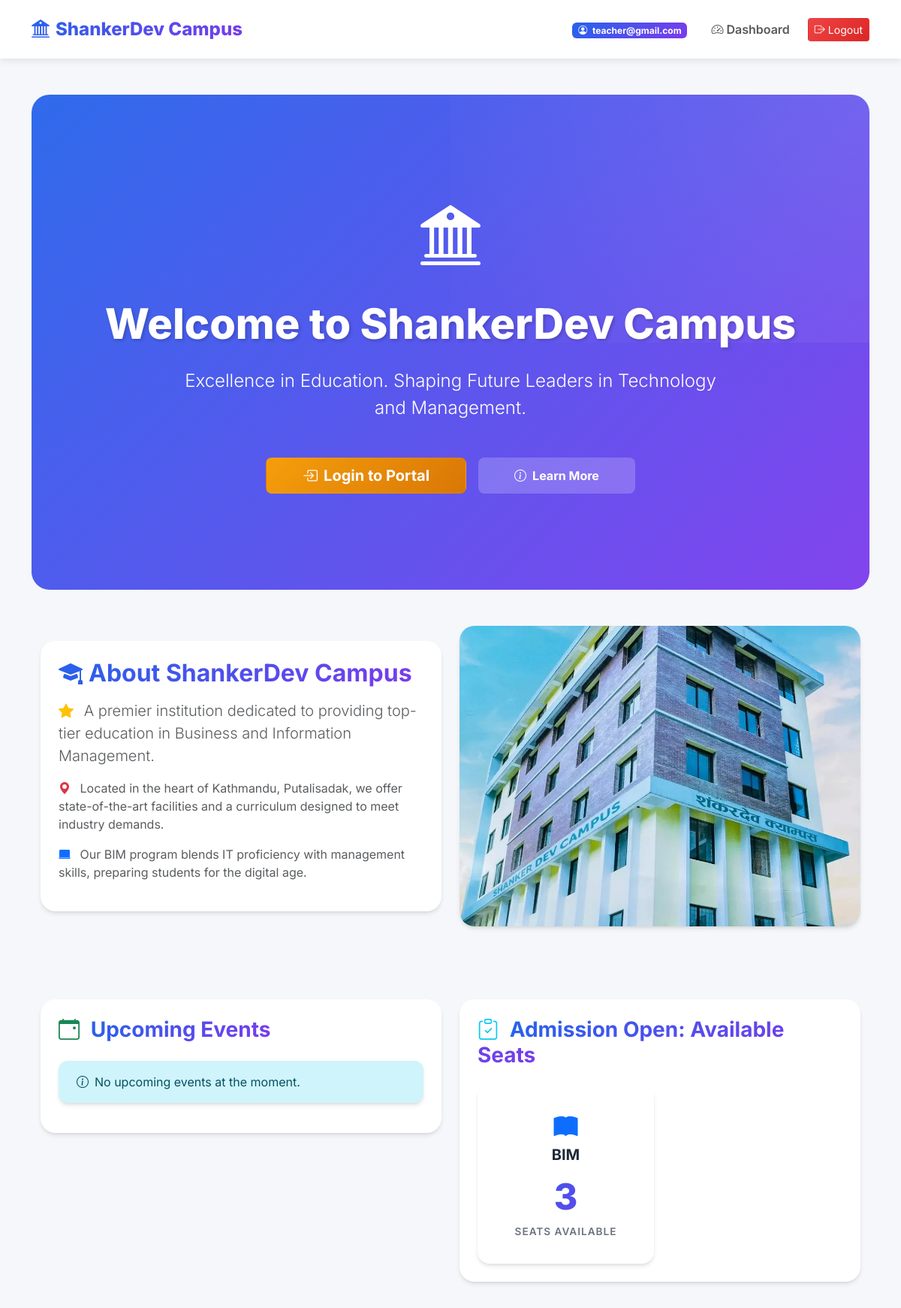
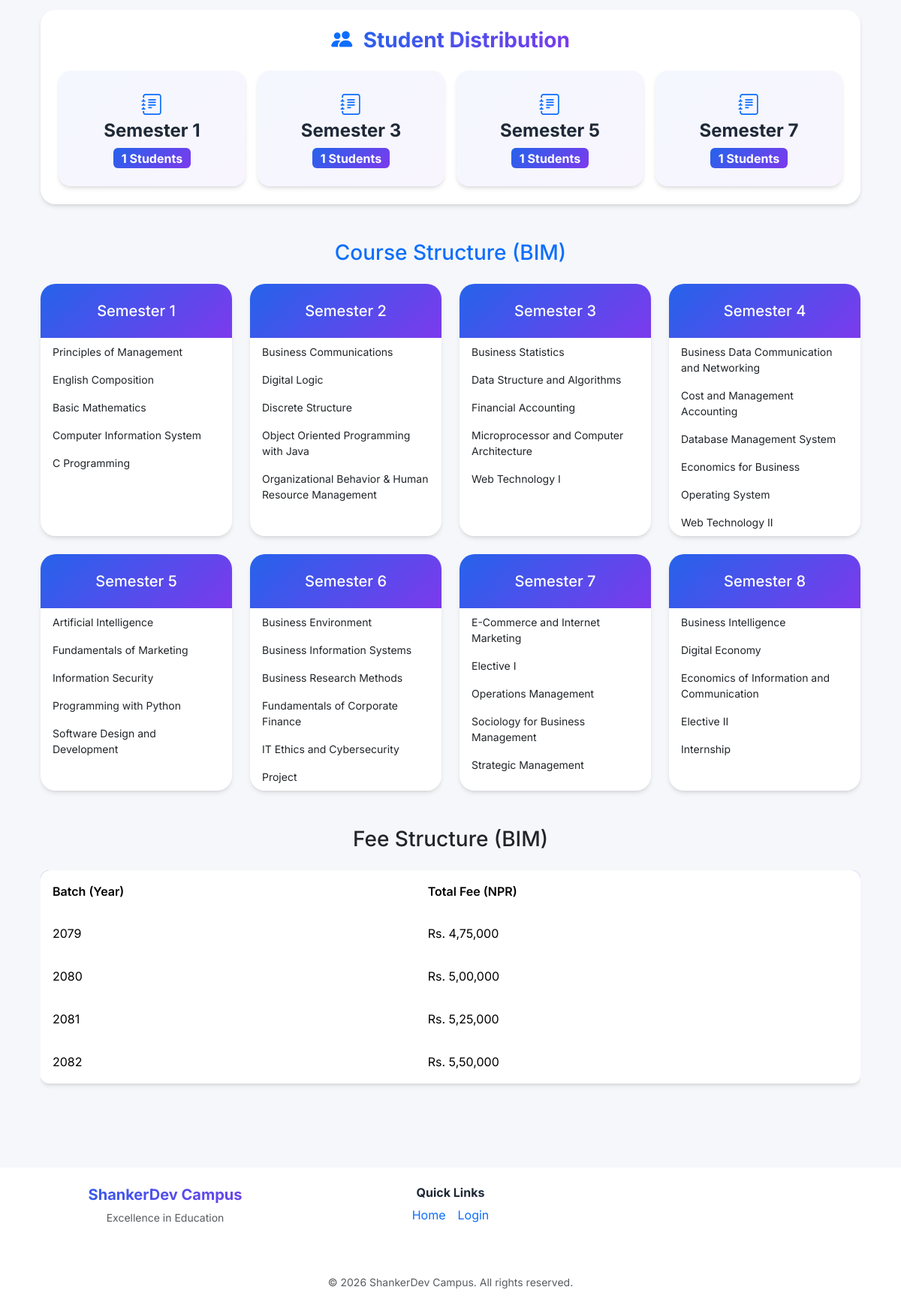
The page / (signed in) on the database its author committed (2 pictures, top to bottom).
### users/models.py (models this page shows, shortened)
class CustomUser(AbstractUser):
    ROLE_CHOICES = (
        ('student', 'Student'),
        ('teacher', 'Teacher'),
        ('admin', 'Admin'),
    )
    email = models.EmailField(unique=True)
    phone_number = models.CharField(max_length=15, blank=True, null=True, unique=True)
    role = models.CharField(max_length=20, choices=ROLE_CHOICES, default='student')
    is_approved = models.BooleanField(default=False, help_text="Designates whether this user has been approved by an admin.")
    USERNAME_FIELD = 'email'
    REQUIRED_FIELDS = []
    objects = CustomUserManager()

### campus/models.py (models this page shows, shortened)
class Course(models.Model):
    name = models.CharField(max_length=100)
    description = models.CharField(max_length=500, default="No description available")
    duration = models.CharField(max_length=50, default="No Duration matched")
    location = models.CharField(max_length=200, default="Unknown location")
    available_seats = models.IntegerField(default=0)

### myproject/views.py (the view)
# urls.py: path('', home_view, name='home'),
def home_view(request):
    from campus.models import Event, StudentProfile, Course
    from django.db.models import Count
    from django.utils import timezone
    events = Event.objects.filter(date__gte=timezone.now().date()).order_by('date')[:3]
    courses = Course.objects.all().order_by('name')
    semester_counts = StudentProfile.objects.values('semester').annotate(count=Count('user')).order_by('semester')
    fee_structure = {
        '2079': '4,75,000',
        '2080': '5,00,000',
        '2081': '5,25,000',
        '2082': '5,50,000'
    }
    bim_subjects = {
        1: ["Principles of Management", "English Composition", "Basic Mathematics", "Computer Information System", "C Programming"],
        2: ["Business Communications", "Digital Logic", "Discrete Structure", "Object Oriented Programming with Java", "Organizational Behavior & Human Resource Management"],
        3: ["Business Statistics", "Data Structure and Algorithms", "Financial Accounting", "Microprocessor and Computer Architecture", "Web Technology I"],
        4: ["Business Data Communication and Networking", "Cost and Management Accounting", "Database Management System", "Economics for Business", "Operating System", "Web Technology II"],
        5: ["Artificial Intelligence", "Fundamentals of Marketing", "Information Security", "Programming with Python", "Software Design and Development"],
        6: ["Business Environment", "Business Information Systems", "Business Research Methods", "Fundamentals of Corporate Finance", "IT Ethics and Cybersecurity", "Project"],
        7: ["E-Commerce and Internet Marketing", "Elective I", "Operations Management", "Sociology for Business Management", "Strategic Management"],
        8: ["Business Intelligence", "Digital Economy", "Economics of Information and Communication", "Elective II", "Internship"],
    }
    context = {
        'events': events,
        'courses': courses,
        'semester_counts': semester_counts,
        'fee_structure': fee_structure,
        'bim_subjects': bim_subjects,
    }
    return render(request, 'home.html', context)

### myproject/context_processors.py (called while the page is built)
def college_context(request):  # Adjust name to match your setup
    return {
        'college_info': CollegeInfo.objects.first(),
        'events': Event.objects.all(),
    }

### myproject/templates/home.html (shortened to what this page needs)
{% extends 'base.html' %}
{% load static %}
{% block content %}
<div class="hero-section text-center">
    <div class="container-fluid py-5 position-relative">
        <div class="mb-4 animate__animated animate__fadeIn">
            <i class="bi bi-bank2 text-white" style="font-size: 5rem;"></i>
        </div>
        <h1 class="hero-title mb-4">Welcome to ShankerDev Campus</h1>
        <p class="fs-4 text-white mb-5 col-md-8 mx-auto" style="font-weight: 300;">
            Excellence in Education. Shaping Future Leaders in Technology and Management.
        </p>
        <div class="d-flex gap-3 justify-content-center flex-wrap">
            <a href="{% url 'login_selection' %}" class="btn btn-warning-modern btn-lg px-5 fw-bold">
                <i class="bi bi-box-arrow-in-right me-2"></i>Login to Portal
            </a>
            <a href="#about" class="btn btn-modern text-white px-5 fw-bold" style="background: rgba(255,255,255,0.2);">
                <i class="bi bi-info-circle me-2"></i>Learn More
            </a>
        </div>
    </div>
</div>
<div class="container">
    <div id="about" class="row mb-5 align-items-center">
        <div class="col-md-6 mb-4 mb-md-0">
            <div class="card-modern p-4">
                <h2 class="text-gradient fw-bold mb-3">
                    <i class="bi bi-mortarboard-fill me-2"></i>About ShankerDev Campus
                </h2>
                <p class="lead text-muted mb-3">
                    <i class="bi bi-star-fill text-warning me-2"></i>
                    A premier institution dedicated to providing top-tier education in Business and Information Management.
                </p>
                <p class="text-muted mb-3">
                    <i class="bi bi-geo-alt-fill text-danger me-2"></i>
                    Located in the heart of Kathmandu, Putalisadak, we offer state-of-the-art facilities and a curriculum designed to meet industry demands.
                </p>
                <p class="text-muted">
                    <i class="bi bi-laptop-fill text-primary me-2"></i>
                    Our BIM program blends IT proficiency with management skills, preparing students for the digital age.
                </p>
            </div>
        </div>
        <div class="col-md-6">
            <div class="card-modern overflow-hidden">
                <img src="/media/exam_routines/sdc.jpg" alt="ShankerDev Campus" class="img-fluid w-100" style="height: 400px; object-fit: cover;">
            </div>
        </div>
    </div>
    <hr class="my-5" style="opacity: 0.1;">
    <div class="row mb-5 g-4">
        <div class="col-lg-6">
            <div class="card-modern p-4">
                <h3 class="fw-bold mb-4">
                    <i class="bi bi-calendar-event text-success me-2"></i>
                    <span class="text-gradient">Upcoming Events</span>
                </h3>
                {% if events %}
                <div class="events-list">
                    {% for event in events %}
                    <div class="event-card">
                        <div class="d-flex justify-content-between align-items-start mb-2">
                            <h5 class="mb-0 fw-bold">
                                <i class="bi bi-star-fill text-warning me-2"></i>{{ event.title }}
                            </h5>
                            <span class="badge badge-success-modern">
                                <i class="bi bi-calendar3 me-1"></i>{{ event.date }}
                            </span>
                        </div>
                        <p class="mb-0 text-muted">{{ event.description|truncatewords:20 }}</p>
                    </div>
                    {% endfor %}
                </div>
                {% else %}
                <div class="alert alert-modern alert-info">
                    <i class="bi bi-info-circle me-2"></i>No upcoming events at the moment.
                </div>
                {% endif %}
            </div>
        </div>
        <div class="col-lg-6">
            <div class="card-modern p-4">
                <h3 class="fw-bold mb-4">
                    <i class="bi bi-clipboard-check text-info me-2"></i>
                    <span class="text-gradient">Admission Open: Available Seats</span>
                </h3>
                <div class="row g-3">
                    {% for course in courses %}
                    <div class="col-md-6">
                        <div class="stats-card">
                            <i class="bi bi-book-fill text-primary fs-2 mb-3"></i>
                            <h5 class="fw-bold mb-2">{{ course.name }}</h5>
                            <div class="stats-number">{{ course.available_seats }}</div>
                            <div class="stats-label">Seats Available</div>
                        </div>
                    </div>
                    {% empty %}
                    <div class="col-12">
                        <div class="alert alert-modern alert-info">
                            <i class="bi bi-info-circle me-2"></i>No course information available.
                        </div>
                    </div>
                    {% endfor %}
                </div>
            </div>
        </div>
    </div>
    <div class="card-modern p-4 mb-5">
        <h3 class="text-center fw-bold mb-4">
            <i class="bi bi-people-fill text-primary me-2"></i>
            <span class="text-gradient">Student Distribution</span>
        </h3>
        <div class="row g-3">
            {% for stat in semester_counts %}
            <div class="col-6 col-md-3">
                <div class="dashboard-card primary text-center">
                    <i class="bi bi-journal-text text-primary fs-3 mb-2"></i>
                    <h4 class="fw-bold mb-2">Semester {{ stat.semester }}</h4>
                    <div class="badge badge-primary-modern fs-6">{{ stat.count }} Students</div>
                </div>
            </div>
            {% empty %}
            <div class="col-12">
                <div class="alert alert-modern alert-info text-center">
                    <i class="bi bi-info-circle me-2"></i>No student data available yet.
                </div>
            </div>
            {% endfor %}
        </div>
    </div>
    <div class="mb-5">
        <h3 class="text-center mb-4 text-primary">Course Structure (BIM)</h3>
        <div class="row row-cols-1 row-cols-md-2 row-cols-lg-4 g-4">
            {% for semester, subjects in bim_subjects.items %}
            <div class="col">
                <div class="card-modern h-100">
                    <div class="card-header-modern text-center">
                        <h5 class="mb-0">Semester {{ semester }}</h5>
                    </div>
                    <ul class="list-group list-group-flush">
                        {% for subject in subjects %}
                        <li class="list-group-item small">{{ subject }}</li>
                        {% endfor %}
                    </ul>
                </div>
            </div>
            {% endfor %}
        </div>
    </div>
    <div class="mb-5">
        <h3 class="text-center mb-4 text-dark">Fee Structure (BIM)</h3>
        <div class="table-responsive">
            <table class="table table-modern">
                <thead>
                    <tr>
                        <th>Batch (Year)</th>
                        <th>Total Fee (NPR)</th>
                    </tr>
                </thead>
                <tbody>
                    {% for year, fee in fee_structure.items %}
                    <tr>
                        <td>{{ year }}</td>
                        <td>Rs. {{ fee }}</td>
                    </tr>
                    {% endfor %}
                </tbody>
            </table>
        </div>
    </div>
</div>
{% endblock %}

### myproject/templates/base.html (shortened to what this page needs)
{% load static %}
<!DOCTYPE html>
<html lang="en">
<head>
    <link href="https://cdn.jsdelivr.net/npm/bootstrap@5.3.3/dist/css/bootstrap.min.css" rel="stylesheet">
    <link rel="stylesheet" href="https://cdn.jsdelivr.net/npm/bootstrap-icons@1.11.3/font/bootstrap-icons.min.css">
    <link rel="stylesheet" href="{% static 'css/modern-styles.css' %}">
</head>
<body>
    <nav class="navbar navbar-expand-lg navbar-modern sticky-top">
        <div class="container">
            <a class="navbar-brand d-flex align-items-center" href="{% url 'home' %}">
                <i class="bi bi-bank2 me-2 fs-4"></i>
                <span>ShankerDev Campus</span>
            </a>
            <div class="collapse navbar-collapse" id="navbarNav">
                <ul class="navbar-nav ms-auto align-items-center">
                    {% if user.is_authenticated %}
                    <li class="nav-item me-3">
                        <span class="badge badge-primary-modern">
                            <i class="bi bi-person-circle me-1"></i>
                            {{ user.email }}
                        </span>
                    </li>
                    {% if user.role == 'student' %}
                    <li class="nav-item">
                        <a class="nav-link" href="{% url 'student_dashboard' %}">
                            <i class="bi bi-speedometer2 me-1"></i>Dashboard
                        </a>
                    </li>
                    {% elif user.role == 'teacher' %}
                    <li class="nav-item">
                        <a class="nav-link" href="{% url 'teacher_dashboard' %}">
                            <i class="bi bi-speedometer2 me-1"></i>Dashboard
                        </a>
                    </li>
                    {% elif user.role == 'admin' %}
                    <li class="nav-item">
                        <a class="nav-link" href="{% url 'admin_dashboard' %}">
                            <i class="bi bi-speedometer2 me-1"></i>Dashboard
                        </a>
                    </li>
                    {% endif %}
                    <li class="nav-item">
                        <form action="{% url 'logout' %}" method="post" class="d-inline">
                            <button type="submit" class="btn btn-danger-modern btn-sm ms-2">
                                <i class="bi bi-box-arrow-right me-1"></i>Logout
                            </button>
                        </form>
                    </li>
                    {% endif %}
                </ul>
            </div>
        </div>
    </nav>
    <div class="content-wrapper">
        <div class="container my-5">
        {% block content %}{% endblock %}
        </div>
    </div>
    <footer class="mt-5 py-4 text-center" style="background: rgba(255, 255, 255, 0.95); backdrop-filter: blur(10px);">
        <div class="container">
            <div class="row">
                <div class="col-md-4 mb-3">
                    <h5 class="text-gradient fw-bold">ShankerDev Campus</h5>
                    <p class="text-muted small">Excellence in Education</p>
                </div>
                <div class="col-md-4 mb-3">
                    <h6 class="fw-bold">Quick Links</h6>
                    <div class="d-flex justify-content-center gap-3">
                        <a href="{% url 'home' %}" class="text-decoration-none">Home</a>
                        <a href="{% url 'login_selection' %}" class="text-decoration-none">Login</a>
                    </div>
                </div>
            </div>
            <hr>
            <p class="text-muted small mb-0">&copy; 2026 ShankerDev Campus. All rights reserved.</p>
        </div>
    </footer>
</body>
</html>

### rows shown on the page
CustomUser: email "teacher@gmail.com"
Course: name "BIM", available_seats "3"

### other values the page prints
{{ stat.semester }} "1" "3" "5" "7"
{{ stat.count }} "1" "1" "1" "1"
{{ semester }} "1" "2" "3" "4" "5" "6" "7" "8"
{{ subject }} "Principles of Management" "English Composition" "Basic Mathematics" "Computer Information System" "C Programming" "Business Communications" "Digital Logic" "Discrete Structure" "Object Oriented Programming with Java" "Organizational Behavior & Human Resource Management" "Business Statistics" "Data Structure and Algorithms" "Financial Accounting" "Microprocessor and Computer Architecture" "Web Technology I" "Business Data Communication and Networking" "Cost and Management Accounting" "Database Management System" "Economics for Business" "Operating System" "Web Technology II" "Artificial Intelligence" "Fundamentals of Marketing" "Information Security" "Programming with Python" "Software Design and Development" "Business Environment" "Business Information Systems" "Business Research Methods" "Fundamentals of Corporate Finance" "IT Ethics and Cybersecurity" "Project" "E-Commerce and Internet Marketing" "Elective I" "Operations Management" "Sociology for Business Management" "Strategic Management" "Business Intelligence" "Digital Economy" "Economics of Information and Communication" "Elective II" "Internship"
{{ year }} "2079" "2080" "2081" "2082"
{{ fee }} "4,75,000" "5,00,000" "5,25,000" "5,50,000"
